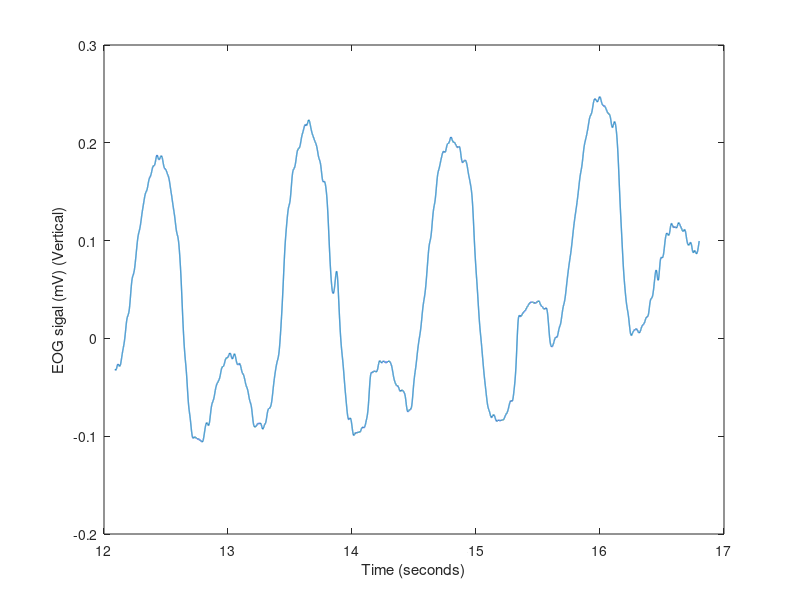
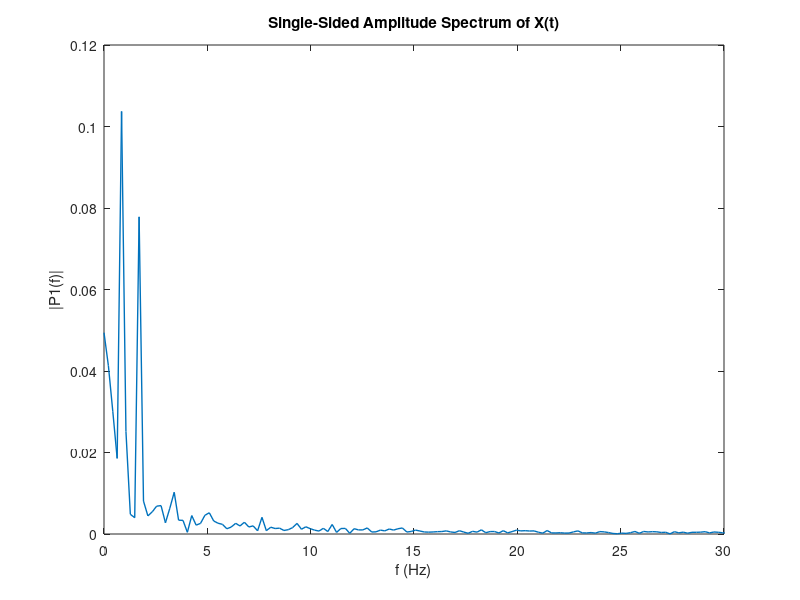

Source code (MATLAB) for these figures, in order:
%% Vertical EOG

load('roshnieoghv.mat');
isi = 0.0001;
Fs = 1/isi;
eogv = data(:,1);
t = 0: 1: length(data) - 1;
time = t.*isi;

[b, a] = butter(2,[0.05/(Fs/2) 35/(Fs/2)],'bandpass'); %EOG: 0.05- 35Hz
eogv = filtfilt(b,a, eogv);                 %filtered signal

ind_signal = find(time > 12.09 & time <16.8);
%ind_signal = find(time > 0 & time <8.9);
time_v = time(ind_signal); eog_v = eogv(ind_signal);
L = length(eog_v);

figure(1);
plot(time_v, eog_v, 'LineWidth', 1); xlabel('Time (seconds)'); ylabel ('EOG sigal (mV) (Vertical)')

Y = fft(eog_v);

P2 = abs(Y/L);
P1 = P2(1:L/2+1);
P1(2:end-1) = 2*P1(2:end-1);
f = Fs*(0:(L/2))/L;

figure(2)
plot(f,P1, 'Linewidth', 1); xlim([0 30])
title('Single-Sided Amplitude Spectrum of X(t)')
xlabel('f (Hz)')
ylabel('|P1(f)|')
